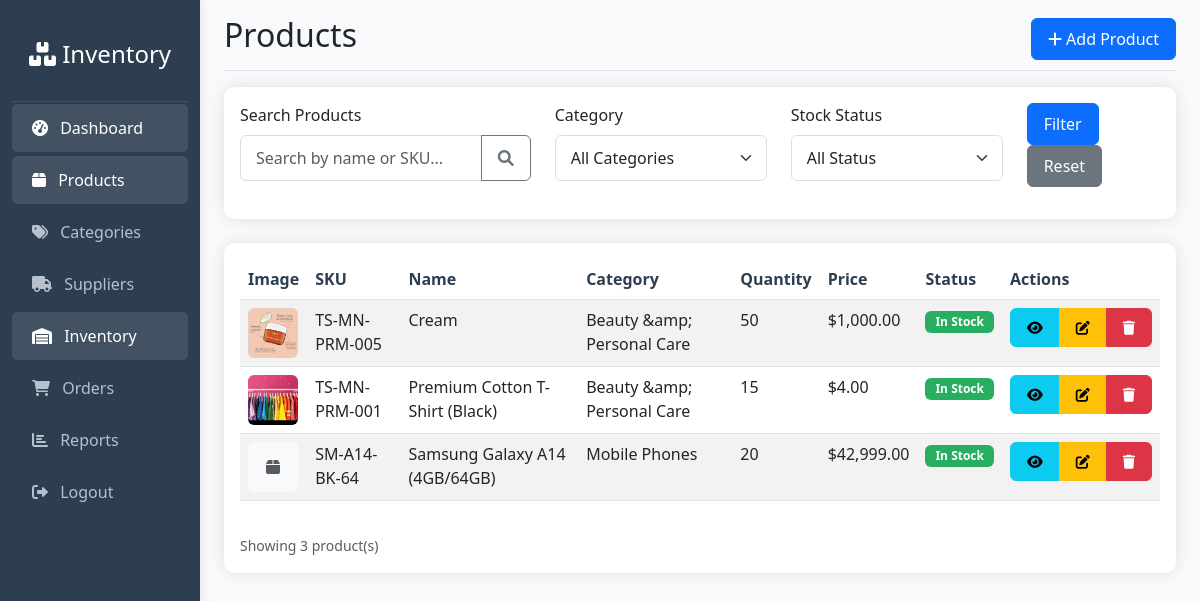
The app's page /modules/products/index.php with its own data.
### tables this page shows
CREATE TABLE `products` (
  `id` int(11) NOT NULL,
  `sku` varchar(50) NOT NULL,
  `name` varchar(255) NOT NULL,
  `description` text DEFAULT NULL,
  `category_id` int(11) DEFAULT NULL,
  `supplier_id` int(11) DEFAULT NULL,
  `quantity` int(11) DEFAULT 0,
  `price` decimal(10,2) DEFAULT 0.00,
  `cost_price` decimal(10,2) DEFAULT 0.00,
  `image` varchar(255) DEFAULT NULL,
  `min_stock_level` int(11) DEFAULT 5,
  `created_at` timestamp NOT NULL DEFAULT current_timestamp(),
  `updated_at` timestamp NOT NULL DEFAULT current_timestamp() ON UPDATE current_timestamp()
);

CREATE TABLE `categories` (
  `id` int(11) NOT NULL,
  `name` varchar(100) NOT NULL,
  `description` text DEFAULT NULL,
  `created_at` timestamp NOT NULL DEFAULT current_timestamp()
);

### includes/functions.php (called while the page is built, shortened)
<?php
function formatCurrency($amount) {
    return '$' . number_format($amount, 2);
}
?>

### modules/products/index.php (the view, shortened to what this page needs)
<?php
require_once '../../includes/functions.php';
$database = new Database();
$conn = $database->getConnection();
require_once '../../includes/header.php';
require_once '../../includes/sidebar.php';
$search = isset($_GET['search']) ? $_GET['search'] : '';
$query = "SELECT p.*, c.name as category_name, s.name as supplier_name
         FROM products p
         LEFT JOIN categories c ON p.category_id = c.id
         LEFT JOIN suppliers s ON p.supplier_id = s.id
         WHERE (p.name LIKE :search OR p.sku LIKE :search)";
$params = [':search' => "%$search%"];
$query .= " ORDER BY p.created_at DESC";
$stmt = $conn->prepare($query);
foreach ($params as $key => $value) {
    $stmt->bindValue($key, $value);
}
$stmt->execute();
$products = $stmt->fetchAll(PDO::FETCH_ASSOC);
?>
<main class="col-md-9 ms-sm-auto col-lg-10 px-md-4">
    <div class="d-flex justify-content-between flex-wrap flex-md-nowrap align-items-center pt-3 pb-2 mb-3 border-bottom">
        <h1 class="h2">Products</h1>
        <div class="btn-toolbar mb-2 mb-md-0">
            <a href="add.php" class="btn btn-primary"><i class="fas fa-plus"></i> Add Product</a>
        </div>
    </div>
    <div class="card mb-4">
        <div class="card-body">
            <form method="GET" action="">
                <div class="row">
                    <div class="col-md-4">
                        <div class="mb-3">
                            <label for="search" class="form-label">Search Products</label>
                            <div class="input-group">
                                <input type="text" class="form-control" id="search" name="search"
                                       placeholder="Search by name or SKU..." value="<?php echo htmlspecialchars($search); ?>">
                                <button class="btn btn-outline-secondary" type="submit">
                                    <i class="fas fa-search"></i>
                                </button>
                            </div>
                        </div>
                    </div>
                    <div class="col-md-3">
                        <div class="mb-3">
                            <label for="category" class="form-label">Category</label>
                            <select class="form-select" id="category" name="category">
                                <option value="">All Categories</option>
                            </select>
                        </div>
                    </div>
                    <div class="col-md-3">
                        <div class="mb-3">
                            <label for="stock" class="form-label">Stock Status</label>
                            <select class="form-select" id="stock" name="stock">
                                <option value="">All Status</option>
                            </select>
                        </div>
                    </div>
                    <div class="col-md-2 d-flex align-items-end">
                        <div class="mb-3">
                            <button type="submit" class="btn btn-primary me-2">Filter</button>
                            <a href="index.php" class="btn btn-secondary">Reset</a>
                        </div>
                    </div>
                </div>
            </form>
        </div>
    </div>
    <div class="card">
        <div class="card-body">
            <div class="table-responsive">
                <table class="table table-striped table-hover">
                    <thead>
                        <tr>
                            <th>Image</th>
                            <th>SKU</th>
                            <th>Name</th>
                            <th>Category</th>
                            <th>Quantity</th>
                            <th>Price</th>
                            <th>Status</th>
                            <th>Actions</th>
                        </tr>
                    </thead>
                    <tbody>
                        <?php if (count($products) > 0): ?>
                            <?php foreach ($products as $product): ?>
                                <?php
                                $status = '';
                                if ($product['quantity'] == 0) {
                                    $status = '<span class="badge bg-danger">Out of Stock</span>';
                                } elseif ($product['quantity'] <= $product['min_stock_level']) {
                                    $status = '<span class="badge bg-warning">Low Stock</span>';
                                } else {
                                    $status = '<span class="badge bg-success">In Stock</span>';
                                }
                                ?>
                                <tr>
                                    <td>
                                        <?php if (!empty($product['image']) && file_exists('../../assets/images/uploads/' . $product['image'])): ?>
                                            <img src="../../assets/images/uploads/<?php echo $product['image']; ?>"
                                                 alt="<?php echo htmlspecialchars($product['name']); ?>"
                                                 class="rounded"
                                                 style="width: 50px; height: 50px; object-fit: cover;">
                                        <?php else: ?>
                                            <div class="bg-light rounded d-inline-flex align-items-center justify-content-center"
                                                 style="width: 50px; height: 50px;">
                                                <i class="fas fa-box text-muted"></i>
                                            </div>
                                        <?php endif; ?>
                                    </td>
                                    <td><?php echo htmlspecialchars($product['sku']); ?></td>
                                    <td><?php echo htmlspecialchars($product['name']); ?></td>
                                    <td><?php echo htmlspecialchars($product['category_name']); ?></td>
                                    <td>
                                        <span class="stock-level" data-min-stock="<?php echo $product['min_stock_level']; ?>">
                                            <?php echo $product['quantity']; ?>
                                        </span>
                                    </td>
                                    <td><?php echo formatCurrency($product['price']); ?></td>
                                    <td><?php echo $status; ?></td>
                                    <td>
                                        <div class="btn-group btn-group-sm" role="group">
                                            <a href="view.php?id=<?php echo $product['id']; ?>" class="btn btn-info"
                                               title="View Details">
                                                <i class="fas fa-eye"></i>
                                            </a>
                                            <a href="edit.php?id=<?php echo $product['id']; ?>" class="btn btn-warning"
                                               title="Edit Product">
                                                <i class="fas fa-edit"></i>
                                            </a>
                                            <a href="delete.php?id=<?php echo $product['id']; ?>" class="btn btn-danger"
                                               title="Delete Product"
                                               onclick="return confirm('Are you sure you want to delete this product?')">
                                                <i class="fas fa-trash"></i>
                                            </a>
                                        </div>
                                    </td>
                                </tr>
                            <?php endforeach; ?>
                        <?php endif; ?>
                    </tbody>
                </table>
            </div>
            <?php if (count($products) > 0): ?>
                <div class="mt-3">
                    <small class="text-muted">
                        Showing <?php echo count($products); ?> product(s)
                    </small>
                </div>
            <?php endif; ?>
        </div>
    </div>
</main>
<?php require_once '../../includes/footer.php'; ?>

### includes/header.php (shortened to what this page needs)
<!DOCTYPE html>
<html lang="en">
<head>
    <link href="https://cdn.jsdelivr.net/npm/bootstrap@5.3.0/dist/css/bootstrap.min.css" rel="stylesheet">
    <link href="https://cdnjs.cloudflare.com/ajax/libs/font-awesome/6.0.0/css/all.min.css" rel="stylesheet">
    <link rel="stylesheet" href="/inventory_management/assets/css/style.css">
</head>
<body>
    <div class="container-fluid">
        <div class="row">

### includes/sidebar.php (shortened to what this page needs)
<nav id="sidebar" class="col-md-3 col-lg-2 d-md-block bg-dark sidebar collapse">
    <div class="position-sticky pt-3">
        <div class="sidebar-header text-center py-4">
            <h4 class="text-white">
                <i class="fas fa-boxes"></i> Inventory
            </h4>
        </div>
        <ul class="nav flex-column">
            <li class="nav-item">
                <a class="nav-link <?php echo basename($_SERVER['PHP_SELF']) == 'index.php' ? 'active' : ''; ?>" href="/inventory_management/index.php">
                    <i class="fas fa-tachometer-alt me-2"></i>
                    Dashboard
                </a>
            </li>
            <li class="nav-item">
                <a class="nav-link <?php echo strpos($_SERVER['PHP_SELF'], 'products') !== false ? 'active' : ''; ?>" href="/inventory_management/modules/products/index.php">
                    <i class="fas fa-box me-2"></i>
                    Products
                </a>
            </li>
            <li class="nav-item">
                <a class="nav-link <?php echo strpos($_SERVER['PHP_SELF'], 'categories') !== false ? 'active' : ''; ?>" href="/inventory_management/modules/categories/index.php">
                    <i class="fas fa-tags me-2"></i>
                    Categories
                </a>
            </li>
            <li class="nav-item">
                <a class="nav-link <?php echo strpos($_SERVER['PHP_SELF'], 'suppliers') !== false ? 'active' : ''; ?>" href="/inventory_management/modules/suppliers/index.php">
                    <i class="fas fa-truck me-2"></i>
                    Suppliers
                </a>
            </li>
            <li class="nav-item">
                <a class="nav-link <?php echo strpos($_SERVER['PHP_SELF'], 'inventory') !== false ? 'active' : ''; ?>" href="/inventory_management/modules/inventory/index.php">
                    <i class="fas fa-warehouse me-2"></i>
                    Inventory
                </a>
            </li>
            <li class="nav-item">
                <a class="nav-link <?php echo strpos($_SERVER['PHP_SELF'], 'orders') !== false ? 'active' : ''; ?>" href="/inventory_management/modules/orders/index.php">
                    <i class="fas fa-shopping-cart me-2"></i>
                    Orders
                </a>
            </li>
            <li class="nav-item">
                <a class="nav-link <?php echo strpos($_SERVER['PHP_SELF'], 'reports') !== false ? 'active' : ''; ?>" href="/inventory_management/modules/reports/index.php">
                    <i class="fas fa-chart-bar me-2"></i>
                    Reports
                </a>
            </li>
            <li class="nav-item">
                <a class="nav-link" href="/inventory_management/logout.php">
                    <i class="fas fa-sign-out-alt me-2"></i>
                    Logout
                </a>
            </li>
        </ul>
    </div>
</nav>

### includes/footer.php (shortened to what this page needs)
        </div>
    </div>
</body>
</html>

### assets/css/style.css (style rules this page uses)
:root { --primary-color: #3498db; --secondary-color: #2c3e50; --success-color: #27ae60; --danger-color: #e74c3c; --warning-color: #f39c12; --info-color: #17a2b8; }
body { font-family: 'Segoe UI', Tahoma, Geneva, Verdana, sans-serif; background-color: #f8f9fa; }
.sidebar { background: var(--secondary-color) !important; min-height: 100vh; box-shadow: 0 0 10px rgba(0,0,0,0.1); }
.sidebar .nav-link { color: #b7c0cd; padding: 12px 20px; margin: 2px 0; border-radius: 5px; transition: all 0.3s; }
.sidebar .nav-link:hover, .sidebar .nav-link.active { background: rgba(255,255,255,0.1); color: white; }
.sidebar-header { border-bottom: 1px solid rgba(255,255,255,0.1); }
.card { border: none; box-shadow: 0 0 15px rgba(0,0,0,0.1); border-radius: 10px; margin-bottom: 20px; }
.table th { border-top: none; font-weight: 600; color: var(--secondary-color); }
.btn { border-radius: 6px; padding: 8px 16px; font-weight: 500; }
.badge { font-size: 0.75em; padding: 5px 10px; }
.form-control, .form-select { border-radius: 6px; border: 1px solid #ddd; padding: 10px 15px; }
.bg-success { background-color: var(--success-color) !important; }

### records on screen
products: image (picture), sku "TS-MN-PRM-005", name "Cream", category.name "Beauty &amp; Personal Care", quantity "50", price "$1,000.00", min_stock_level "In Stock"
products: image (picture), sku "TS-MN-PRM-001", name "Premium Cotton T-Shirt (Black)", category.name "Beauty &amp; Personal Care", quantity "15", price "$4.00", min_stock_level "In Stock"
products: sku "SM-A14-BK-64", name "Samsung Galaxy A14 (4GB/64GB)", category.name "Mobile Phones", quantity "20", price "$42,999.00", min_stock_level "In Stock"

### other values on screen
count($products) "3"
